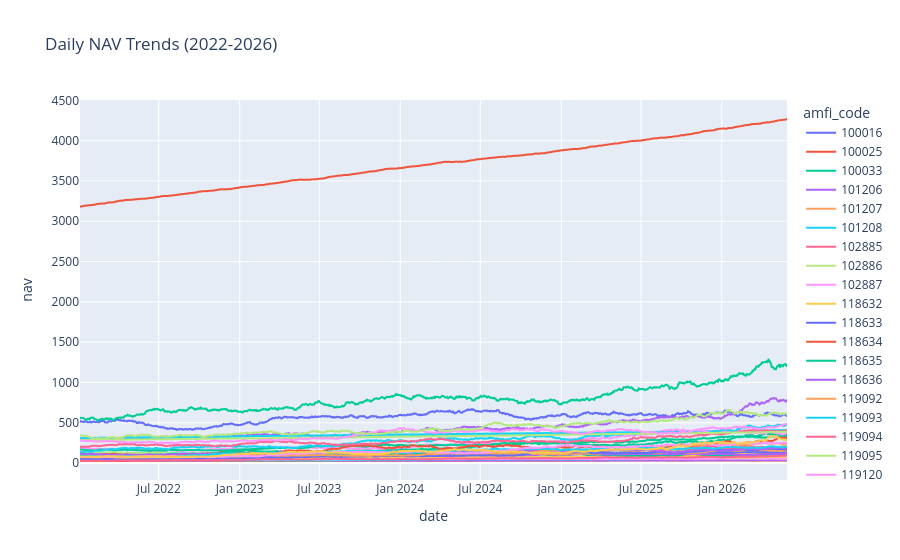

Notebook code for this chart:
### Code cell
fig = px.line(
    nav,
    x="date",
    y="nav",
    color="amfi_code",
    title="Daily NAV Trends (2022-2026)"
)

fig.show()

### Figure 1 — Plotly figure (JSON) as saved in the notebook; plotly's stock layout.template omitted (floating-point values rounded to 4 significant figures; data arrays with more than 128 entries replaced by an {"elided": "..."} marker saying what was removed)
{"data": [{"hovertemplate": "amfi_code=100016<br>date=%{x}<br>nav=%{y}<extra></extra>", "legendgroup": "100016", "line": {"color": "#636efa", "dash": "solid"}, "marker": {"symbol": "circle"}, "mode": "lines", "name": "100016", "showlegend": true, "type": "scattergl", "x": {"elided": "1150 str values"}, "xaxis": "x", "y": {"elided": "1150 float values"}, "yaxis": "y"}, {"hovertemplate": "amfi_code=100025<br>date=%{x}<br>nav=%{y}<extra></extra>", "legendgroup": "100025", "line": {"color": "#EF553B", "dash": "solid"}, "marker": {"symbol": "circle"}, "mode": "lines", "name": "100025", "showlegend": true, "type": "scattergl", "x": {"elided": "1150 str values"}, "xaxis": "x", "y": {"elided": "1150 float values"}, "yaxis": "y"}, {"hovertemplate": "amfi_code=100033<br>date=%{x}<br>nav=%{y}<extra></extra>", "legendgroup": "100033", "line": {"color": "#00cc96", "dash": "solid"}, "marker": {"symbol": "circle"}, "mode": "lines", "name": "100033", "showlegend": true, "type": "scattergl", "x": {"elided": "1150 str values"}, "xaxis": "x", "y": {"elided": "1150 float values"}, "yaxis": "y"}, {"hovertemplate": "amfi_code=101206<br>date=%{x}<br>nav=%{y}<extra></extra>", "legendgroup": "101206", "line": {"color": "#ab63fa", "dash": "solid"}, "marker": {"symbol": "circle"}, "mode": "lines", "name": "101206", "showlegend": true, "type": "scattergl", "x": {"elided": "1150 str values"}, "xaxis": "x", "y": {"elided": "1150 float values"}, "yaxis": "y"}, {"hovertemplate": "amfi_code=101207<br>date=%{x}<br>nav=%{y}<extra></extra>", "legendgroup": "101207", "line": {"color": "#FFA15A", "dash": "solid"}, "marker": {"symbol": "circle"}, "mode": "lines", "name": "101207", "showlegend": true, "type": "scattergl", "x": {"elided": "1150 str values"}, "xaxis": "x", "y": {"elided": "1150 float values"}, "yaxis": "y"}, {"hovertemplate": "amfi_code=101208<br>date=%{x}<br>nav=%{y}<extra></extra>", "legendgroup": "101208", "line": {"color": "#19d3f3", "dash": "solid"}, "marker": {"symbol": "circle"}, "mode": "lines", "name": "101208", "showlegend": true, "type": "scattergl", "x": {"elided": "1150 str values"}, "xaxis": "x", "y": {"elided": "1150 float values"}, "yaxis": "y"}, {"hovertemplate": "amfi_code=102885<br>date=%{x}<br>nav=%{y}<extra></extra>", "legendgroup": "102885", "line": {"color": "#FF6692", "dash": "solid"}, "marker": {"symbol": "circle"}, "mode": "lines", "name": "102885", "showlegend": true, "type": "scattergl", "x": {"elided": "1150 str values"}, "xaxis": "x", "y": {"elided": "1150 float values"}, "yaxis": "y"}, {"hovertemplate": "amfi_code=102886<br>date=%{x}<br>nav=%{y}<extra></extra>", "legendgroup": "102886", "line": {"color": "#B6E880", "dash": "solid"}, "marker": {"symbol": "circle"}, "mode": "lines", "name": "102886", "showlegend": true, "type": "scattergl", "x": {"elided": "1150 str values"}, "xaxis": "x", "y": {"elided": "1150 float values"}, "yaxis": "y"}, {"hovertemplate": "amfi_code=102887<br>date=%{x}<br>nav=%{y}<extra></extra>", "legendgroup": "102887", "line": {"color": "#FF97FF", "dash": "solid"}, "marker": {"symbol": "circle"}, "mode": "lines", "name": "102887", "showlegend": true, "type": "scattergl", "x": {"elided": "1150 str values"}, "xaxis": "x", "y": {"elided": "1150 float values"}, "yaxis": "y"}, {"hovertemplate": "amfi_code=118632<br>date=%{x}<br>nav=%{y}<extra></extra>", "legendgroup": "118632", "line": {"color": "#FECB52", "dash": "solid"}, "marker": {"symbol": "circle"}, "mode": "lines", "name": "118632", "showlegend": true, "type": "scattergl", "x": {"elided": "1150 str values"}, "xaxis": "x", "y": {"elided": "1150 float values"}, "yaxis": "y"}, {"hovertemplate": "amfi_code=118633<br>date=%{x}<br>nav=%{y}<extra></extra>", "legendgroup": "118633", "line": {"color": "#636efa", "dash": "solid"}, "marker": {"symbol": "circle"}, "mode": "lines", "name": "118633", "showlegend": true, "type": "scattergl", "x": {"elided": "1150 str values"}, "xaxis": "x", "y": {"elided": "1150 float values"}, "yaxis": "y"}, {"hovertemplate": "amfi_code=118634<br>date=%{x}<br>nav=%{y}<extra></extra>", "legendgroup": "118634", "line": {"color": "#EF553B", "dash": "solid"}, "marker": {"symbol": "circle"}, "mode": "lines", "name": "118634", "showlegend": true, "type": "scattergl", "x": {"elided": "1150 str values"}, "xaxis": "x", "y": {"elided": "1150 float values"}, "yaxis": "y"}, {"hovertemplate": "amfi_code=118635<br>date=%{x}<br>nav=%{y}<extra></extra>", "legendgroup": "118635", "line": {"color": "#00cc96", "dash": "solid"}, "marker": {"symbol": "circle"}, "mode": "lines", "name": "118635", "showlegend": true, "type": "scattergl", "x": {"elided": "1150 str values"}, "xaxis": "x", "y": {"elided": "1150 float values"}, "yaxis": "y"}, {"hovertemplate": "amfi_code=118636<br>date=%{x}<br>nav=%{y}<extra></extra>", "legendgroup": "118636", "line": {"color": "#ab63fa", "dash": "solid"}, "marker": {"symbol": "circle"}, "mode": "lines", "name": "118636", "showlegend": true, "type": "scattergl", "x": {"elided": "1150 str values"}, "xaxis": "x", "y": {"elided": "1150 float values"}, "yaxis": "y"}, {"hovertemplate": "amfi_code=119092<br>date=%{x}<br>nav=%{y}<extra></extra>", "legendgroup": "119092", "line": {"color": "#FFA15A", "dash": "solid"}, "marker": {"symbol": "circle"}, "mode": "lines", "name": "119092", "showlegend": true, "type": "scattergl", "x": {"elided": "1150 str values"}, "xaxis": "x", "y": {"elided": "1150 float values"}, "yaxis": "y"}, {"hovertemplate": "amfi_code=119093<br>date=%{x}<br>nav=%{y}<extra></extra>", "legendgroup": "119093", "line": {"color": "#19d3f3", "dash": "solid"}, "marker": {"symbol": "circle"}, "mode": "lines", "name": "119093", "showlegend": true, "type": "scattergl", "x": {"elided": "1150 str values"}, "xaxis": "x", "y": {"elided": "1150 float values"}, "yaxis": "y"}, {"hovertemplate": "amfi_code=119094<br>date=%{x}<br>nav=%{y}<extra></extra>", "legendgroup": "119094", "line": {"color": "#FF6692", "dash": "solid"}, "marker": {"symbol": "circle"}, "mode": "lines", "name": "119094", "showlegend": true, "type": "scattergl", "x": {"elided": "1150 str values"}, "xaxis": "x", "y": {"elided": "1150 float values"}, "yaxis": "y"}, {"hovertemplate": "amfi_code=119095<br>date=%{x}<br>nav=%{y}<extra></extra>", "legendgroup": "119095", "line": {"color": "#B6E880", "dash": "solid"}, "marker": {"symbol": "circle"}, "mode": "lines", "name": "119095", "showlegend": true, "type": "scattergl", "x": {"elided": "1150 str values"}, "xaxis": "x", "y": {"elided": "1150 float values"}, "yaxis": "y"}, {"hovertemplate": "amfi_code=119120<br>date=%{x}<br>nav=%{y}<extra></extra>", "legendgroup": "119120", "line": {"color": "#FF97FF", "dash": "solid"}, "marker": {"symbol": "circle"}, "mode": "lines", "name": "119120", "showlegend": true, "type": "scattergl", "x": {"elided": "1150 str values"}, "xaxis": "x", "y": {"elided": "1150 float values"}, "yaxis": "y"}, {"hovertemplate": "amfi_code=119551<br>date=%{x}<br>nav=%{y}<extra></extra>", "legendgroup": "119551", "line": {"color": "#FECB52", "dash": "solid"}, "marker": {"symbol": "circle"}, "mode": "lines", "name": "119551", "showlegend": true, "type": "scattergl", "x": {"elided": "1150 str values"}, "xaxis": "x", "y": {"elided": "1150 float values"}, "yaxis": "y"}, {"hovertemplate": "amfi_code=119552<br>date=%{x}<br>nav=%{y}<extra></extra>", "legendgroup": "119552", "line": {"color": "#636efa", "dash": "solid"}, "marker": {"symbol": "circle"}, "mode": "lines", "name": "119552", "showlegend": true, "type": "scattergl", "x": {"elided": "1150 str values"}, "xaxis": "x", "y": {"elided": "1150 float values"}, "yaxis": "y"}, {"hovertemplate": "amfi_code=119598<br>date=%{x}<br>nav=%{y}<extra></extra>", "legendgroup": "119598", "line": {"color": "#EF553B", "dash": "solid"}, "marker": {"symbol": "circle"}, "mode": "lines", "name": "119598", "showlegend": true, "type": "scattergl", "x": {"elided": "1150 str values"}, "xaxis": "x", "y": {"elided": "1150 float values"}, "yaxis": "y"}, {"hovertemplate": "amfi_code=119599<br>date=%{x}<br>nav=%{y}<extra></extra>", "legendgroup": "119599", "line": {"color": "#00cc96", "dash": "solid"}, "marker": {"symbol": "circle"}, "mode": "lines", "name": "119599", "showlegend": true, "type": "scattergl", "x": {"elided": "1150 str values"}, "xaxis": "x", "y": {"elided": "1150 float values"}, "yaxis": "y"}, {"hovertemplate": "amfi_code=120503<br>date=%{x}<br>nav=%{y}<extra></extra>", "legendgroup": "120503", "line": {"color": "#ab63fa", "dash": "solid"}, "marker": {"symbol": "circle"}, "mode": "lines", "name": "120503", "showlegend": true, "type": "scattergl", "x": {"elided": "1150 str values"}, "xaxis": "x", "y": {"elided": "1150 float values"}, "yaxis": "y"}, {"hovertemplate": "amfi_code=120504<br>date=%{x}<br>nav=%{y}<extra></extra>", "legendgroup": "120504", "line": {"color": "#FFA15A", "dash": "solid"}, "marker": {"symbol": "circle"}, "mode": "lines", "name": "120504", "showlegend": true, "type": "scattergl", "x": {"elided": "1150 str values"}, "xaxis": "x", "y": {"elided": "1150 float values"}, "yaxis": "y"}, {"hovertemplate": "amfi_code=120505<br>date=%{x}<br>nav=%{y}<extra></extra>", "legendgroup": "120505", "line": {"color": "#19d3f3", "dash": "solid"}, "marker": {"symbol": "circle"}, "mode": "lines", "name": "120505", "showlegend": true, "type": "scattergl", "x": {"elided": "1150 str values"}, "xaxis": "x", "y": {"elided": "1150 float values"}, "yaxis": "y"}, {"hovertemplate": "amfi_code=120506<br>date=%{x}<br>nav=%{y}<extra></extra>", "legendgroup": "120506", "line": {"color": "#FF6692", "dash": "solid"}, "marker": {"symbol": "circle"}, "mode": "lines", "name": "120506", "showlegend": true, "type": "scattergl", "x": {"elided": "1150 str values"}, "xaxis": "x", "y": {"elided": "1150 float values"}, "yaxis": "y"}, {"hovertemplate": "amfi_code=120507<br>date=%{x}<br>nav=%{y}<extra></extra>", "legendgroup": "120507", "line": {"color": "#B6E880", "dash": "solid"}, "marker": {"symbol": "circle"}, "mode": "lines", "name": "120507", "showlegend": true, "type": "scattergl", "x": {"elided": "1150 str values"}, "xaxis": "x", "y": {"elided": "1150 float values"}, "yaxis": "y"}, {"hovertemplate": "amfi_code=120841<br>date=%{x}<br>nav=%{y}<extra></extra>", "legendgroup": "120841", "line": {"color": "#FF97FF", "dash": "solid"}, "marker": {"symbol": "circle"}, "mode": "lines", "name": "120841", "showlegend": true, "type": "scattergl", "x": {"elided": "1150 str values"}, "xaxis": "x", "y": {"elided": "1150 float values"}, "yaxis": "y"}, {"hovertemplate": "amfi_code=120842<br>date=%{x}<br>nav=%{y}<extra></extra>", "legendgroup": "120842", "line": {"color": "#FECB52", "dash": "solid"}, "marker": {"symbol": "circle"}, "mode": "lines", "name": "120842", "showlegend": true, "type": "scattergl", "x": {"elided": "1150 str values"}, "xaxis": "x", "y": {"elided": "1150 float values"}, "yaxis": "y"}, {"hovertemplate": "amfi_code=120843<br>date=%{x}<br>nav=%{y}<extra></extra>", "legendgroup": "120843", "line": {"color": "#636efa", "dash": "solid"}, "marker": {"symbol": "circle"}, "mode": "lines", "name": "120843", "showlegend": true, "type": "scattergl", "x": {"elided": "1150 str values"}, "xaxis": "x", "y": {"elided": "1150 float values"}, "yaxis": "y"}, {"hovertemplate": "amfi_code=120844<br>date=%{x}<br>nav=%{y}<extra></extra>", "legendgroup": "120844", "line": {"color": "#EF553B", "dash": "solid"}, "marker": {"symbol": "circle"}, "mode": "lines", "name": "120844", "showlegend": true, "type": "scattergl", "x": {"elided": "1150 str values"}, "xaxis": "x", "y": {"elided": "1150 float values"}, "yaxis": "y"}, {"hovertemplate": "amfi_code=125497<br>date=%{x}<br>nav=%{y}<extra></extra>", "legendgroup": "125497", "line": {"color": "#00cc96", "dash": "solid"}, "marker": {"symbol": "circle"}, "mode": "lines", "name": "125497", "showlegend": true, "type": "scattergl", "x": {"elided": "1150 str values"}, "xaxis": "x", "y": {"elided": "1150 float values"}, "yaxis": "y"}, {"hovertemplate": "amfi_code=125498<br>date=%{x}<br>nav=%{y}<extra></extra>", "legendgroup": "125498", "line": {"color": "#ab63fa", "dash": "solid"}, "marker": {"symbol": "circle"}, "mode": "lines", "name": "125498", "showlegend": true, "type": "scattergl", "x": {"elided": "1150 str values"}, "xaxis": "x", "y": {"elided": "1150 float values"}, "yaxis": "y"}, {"hovertemplate": "amfi_code=148567<br>date=%{x}<br>nav=%{y}<extra></extra>", "legendgroup": "148567", "line": {"color": "#FFA15A", "dash": "solid"}, "marker": {"symbol": "circle"}, "mode": "lines", "name": "148567", "showlegend": true, "type": "scattergl", "x": {"elided": "1150 str values"}, "xaxis": "x", "y": {"elided": "1150 float values"}, "yaxis": "y"}, {"hovertemplate": "amfi_code=148568<br>date=%{x}<br>nav=%{y}<extra></extra>", "legendgroup": "148568", "line": {"color": "#19d3f3", "dash": "solid"}, "marker": {"symbol": "circle"}, "mode": "lines", "name": "148568", "showlegend": true, "type": "scattergl", "x": {"elided": "1150 str values"}, "xaxis": "x", "y": {"elided": "1150 float values"}, "yaxis": "y"}, {"hovertemplate": "amfi_code=148569<br>date=%{x}<br>nav=%{y}<extra></extra>", "legendgroup": "148569", "line": {"color": "#FF6692", "dash": "solid"}, "marker": {"symbol": "circle"}, "mode": "lines", "name": "148569", "showlegend": true, "type": "scattergl", "x": {"elided": "1150 str values"}, "xaxis": "x", "y": {"elided": "1150 float values"}, "yaxis": "y"}, {"hovertemplate": "amfi_code=149322<br>date=%{x}<br>nav=%{y}<extra></extra>", "legendgroup": "149322", "line": {"color": "#B6E880", "dash": "solid"}, "marker": {"symbol": "circle"}, "mode": "lines", "name": "149322", "showlegend": true, "type": "scattergl", "x": {"elided": "1150 str values"}, "xaxis": "x", "y": {"elided": "1150 float values"}, "yaxis": "y"}, {"hovertemplate": "amfi_code=149323<br>date=%{x}<br>nav=%{y}<extra></extra>", "legendgroup": "149323", "line": {"color": "#FF97FF", "dash": "solid"}, "marker": {"symbol": "circle"}, "mode": "lines", "name": "149323", "showlegend": true, "type": "scattergl", "x": {"elided": "1150 str values"}, "xaxis": "x", "y": {"elided": "1150 float values"}, "yaxis": "y"}, {"hovertemplate": "amfi_code=149324<br>date=%{x}<br>nav=%{y}<extra></extra>", "legendgroup": "149324", "line": {"color": "#FECB52", "dash": "solid"}, "marker": {"symbol": "circle"}, "mode": "lines", "name": "149324", "showlegend": true, "type": "scattergl", "x": {"elided": "1150 str values"}, "xaxis": "x", "y": {"elided": "1150 float values"}, "yaxis": "y"}], "layout": {"legend": {"title": {"text": "amfi_code"}, "tracegroupgap": 0}, "title": {"text": "Daily NAV Trends (2022-2026)"}, "xaxis": {"anchor": "y", "domain": [0, 1], "title": {"text": "date"}}, "yaxis": {"anchor": "x", "domain": [0, 1], "title": {"text": "nav"}}}}
